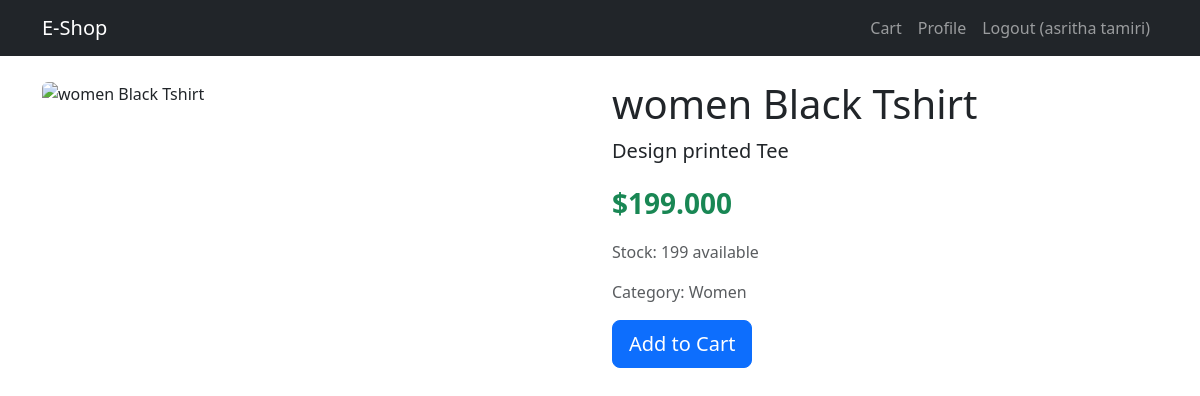
/2/ (signed in), run on the app's committed database.
### users/models.py (models this page shows, shortened)
class CustomUser(AbstractUser):
    username = None  # remove username field
    email = models.EmailField(unique=True)
    phone_number = models.CharField(max_length=15, blank=True, null=True)
    is_active = models.BooleanField(default=False)
    is_staff = models.BooleanField(default=False)
    date_joined = models.DateTimeField(default=timezone.now)
    address = models.TextField(blank=True)
    USERNAME_FIELD = "email"
    REQUIRED_FIELDS = []
    objects = CustomUserManager()

### products/models.py (models this page shows, shortened)
class Product(models.Model):
    CATEGORY_CHOICES = [
        ('M','Men'),
        ('W','Women')
    ]
    name = models.CharField(max_length=255)
    description = models.TextField()
    price = models.DecimalField(max_digits=10, decimal_places=3)
    image = models.URLField(max_length=500, blank=True, null=True)  # Changed here
    stock = models.PositiveIntegerField(default=0)
    category = models.CharField(max_length=1, choices=CATEGORY_CHOICES, default='W')

### products/views.py (the view)
# urls.py: path('<int:pk>/', views.product_detail, name='product_detail'),
def product_detail(request, pk):
    product = get_object_or_404(Product, id=pk)
    return render(request, 'products/product_detail.html', {'product':product})

### templates/products/product_detail.html
{% extends 'base.html' %}
{% block content %}
<div class="row">
    <div class="col-md-6">
        {% if product.image %}
        <img src="{{ product.image }}" class="img-fluid rounded" alt="{{ product.name }}">
        {% endif %}
    </div>
    <div class="col-md-6">
        <h1>{{ product.name }}</h1>
        <p class="lead">{{ product.description }}</p>
        <p class="fs-3 fw-bold text-success">${{ product.price }}</p>
        <p class="text-muted">Stock: {{ product.stock }} available</p>
        <p class="text-muted">Category: {{ product.get_category_display }}</p>
        {% if user.is_authenticated %}
        <a href="{% url 'cart:add_to_cart' product.id %}" class="btn btn-primary btn-lg">Add to Cart</a>
        {% else %}
        <a href="{% url 'users:login' %}" class="btn btn-secondary btn-lg">Login to Buy</a>
        {% endif %}
    </div>
</div>
{% endblock %}

### templates/base.html (shortened to what this page needs)
<!DOCTYPE html>
<html lang="en">
<head>
    <link href="https://cdn.jsdelivr.net/npm/bootstrap@5.3.0/dist/css/bootstrap.min.css" rel="stylesheet">
</head>
<body>
    <nav class="navbar navbar-expand-lg navbar-dark bg-dark">
        <div class="container">
            <a class="navbar-brand" href="{% url 'products:product_list' %}">E-Shop</a>
            <div class="navbar-nav ms-auto">
                {% if user.is_authenticated %}
                    <a class="nav-link" href="{% url 'cart:view_cart' %}">Cart</a>
                    <a class="nav-link" href="{% url 'users:profile' %}">Profile</a>
                    <a class="nav-link" href="{% url 'users:logout' %}">Logout ({{ user.get_full_name }})</a>
                {% else %}
                    <a class="nav-link" href="{% url 'users:login' %}">Login</a>
                    <a class="nav-link" href="{% url 'users:register' %}">Register</a>
                {% endif %}
            </div>
        </div>
    </nav>
    <div class="container mt-4">
        {% block content %}{% endblock %}
    </div>
</body>
</html>

### data on the page
CustomUser: get_full_name "asritha tamiri"
Product: name "women Black Tshirt", description "Design printed Tee", price "199.000", stock "199", category "Women"
